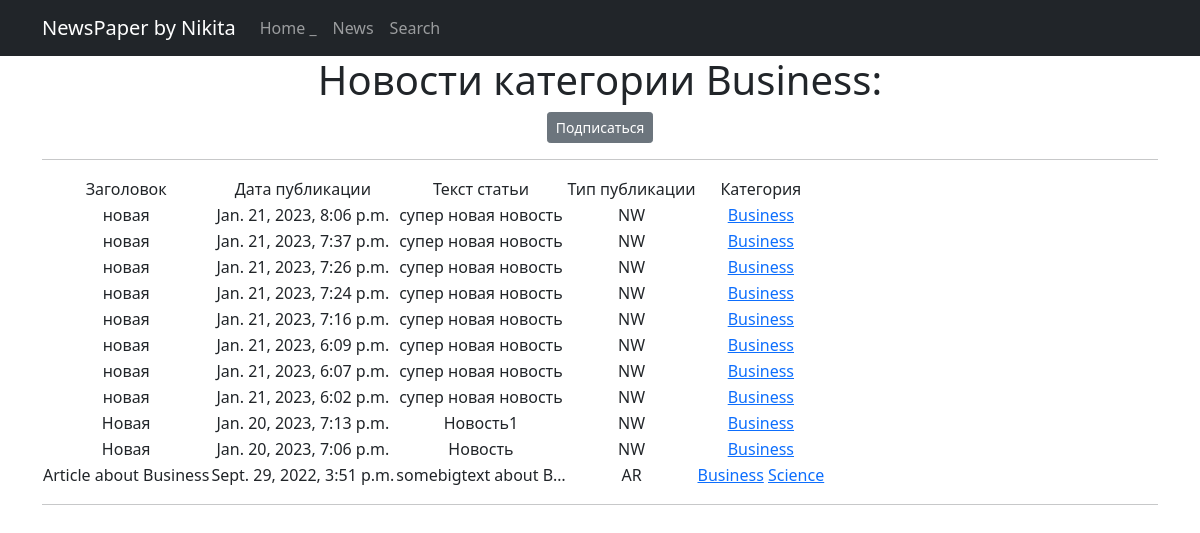
Screenshot of /news/categories/3 with the database file from the repository.
### newapp/models.py (models this page shows, shortened)
class Category (models.Model):
    name = models.CharField(max_length=64, unique=True)
    subscribers = models.ManyToManyField(User, related_name='categories')

class Post (models.Model):
    author = models.ForeignKey(Author, on_delete=models.CASCADE)
    NEWS = 'NW'
    ARTICLE = 'AR'
    CATEGORY_CHOICES =[
        (NEWS, 'Новость'),
        (ARTICLE, 'Статья'),
    ]
    categoryType = models.CharField(max_length=2, choices=CATEGORY_CHOICES, default=ARTICLE)
    dateCreation = models.DateTimeField(auto_now_add=True)
    postCategory = models.ManyToManyField(Category, through='PostCategory')
    title = models.CharField(max_length=128)
    text = models.TextField()
    rating = models.SmallIntegerField(default=0)

### newapp/views.py (the view)
# urls.py: path('categories/<int:pk>', CategoryListView.as_view(), name='category_list'),
class CategoryListView(ListView):
    model = Post
    template_name = 'category_list.html'
    context_object_name = 'category_news_list'
    def get_queryset(self):
        self.postCategory = get_object_or_404(Category, id=self.kwargs['pk'])
        queryset = Post.objects.filter(postCategory=self.postCategory).order_by('-dateCreation')
        return queryset
    def get_context_data(self, **kwargs):
        context = super().get_context_data(**kwargs)
        context['is_not_subscriber'] = self.request.user not in self.postCategory.subscribers.all()
        context['Category'] = self.postCategory
        return context

### newapp/templatetags/custom_filters.py (called while the page is built)
@register.filter()
def censor(value):
    bad_words = ('редиска', 'морковка','картошка')
    if not isinstance(value, str):
        raise TypeError(f"unresolved type '{type(value)}' expected  type 'str'")
    for word in value.split():
        if word.lower() in bad_words:
            value = value.replace(word, f"{word[0]}{'*' * (len(word) - 2)}{word[-1]}")
    return value

### templates/category_list.html (shortened to what this page needs)
{% extends 'flatpages/default.html' %}
{% load custom_filters %}
{% block content %}
<h1>Новости категории {{ Category.name }}:</h1>
    {% if is_not_subscriber %}
        <p class="text-center"><a href="{%url 'subscribe' Category.id %}" class="btn btn-secondary btn-sm">Подписаться</a></p>
    {% endif %}
<hr>
    {% if category_news_list %}
               <table>
           <tr>
               <td>Заголовок</td>
               <td>Дата публикации</td>
               <td>Текст статьи</td>
               <td>Тип публикации</td>
               <td>Категория</td>
           </tr>
           {% for post in category_news_list %}
           <tr>
               <td>{{ post.title }}</td>
               <td>{{ post.dateCreation}}</td>
               <td>{{ post.text|truncatechars:20|censor }}</td>
               <td>{{ post.categoryType }}</td>
               <td>
                   {% for Category in post.postCategory.all %}
                   <a href="{%url 'category_list' Category.id %}" >{{ Category.name }}</a>
                   {% endfor %}
               </td>
               <td>
               </td>
           </tr>
           {% endfor %}
       </table>
<hr>
   {% else %}
       <h2>Статей нет!</h2>
   {% endif %}
{% endblock content %}

### rows the page displays
Category: name "Business"
Post: title "новая", dateCreation "Jan. 21, 2023, 8:06 p.m.", text|censor "супер новая новость", categoryType "NW"
Post: title "новая", dateCreation "Jan. 21, 2023, 7:37 p.m.", text|censor "супер новая новость", categoryType "NW"
Post: title "новая", dateCreation "Jan. 21, 2023, 7:26 p.m.", text|censor "супер новая новость", categoryType "NW"
Post: title "новая", dateCreation "Jan. 21, 2023, 7:24 p.m.", text|censor "супер новая новость", categoryType "NW"
Post: title "новая", dateCreation "Jan. 21, 2023, 7:16 p.m.", text|censor "супер новая новость", categoryType "NW"
Post: title "новая", dateCreation "Jan. 21, 2023, 6:09 p.m.", text|censor "супер новая новость", categoryType "NW"
Post: title "новая", dateCreation "Jan. 21, 2023, 6:07 p.m.", text|censor "супер новая новость", categoryType "NW"
Post: title "новая", dateCreation "Jan. 21, 2023, 6:02 p.m.", text|censor "супер новая новость", categoryType "NW"
Post: title "Новая", dateCreation "Jan. 20, 2023, 7:13 p.m.", text|censor "Новость1", categoryType "NW"
Post: title "Новая", dateCreation "Jan. 20, 2023, 7:06 p.m.", text|censor "Новость", categoryType "NW"
Post: title "Article about Business", dateCreation "Sept. 29, 2022, 3:51 p.m.", text|censor "somebigtext about B…", categoryType "AR"
Category: name "Science"
